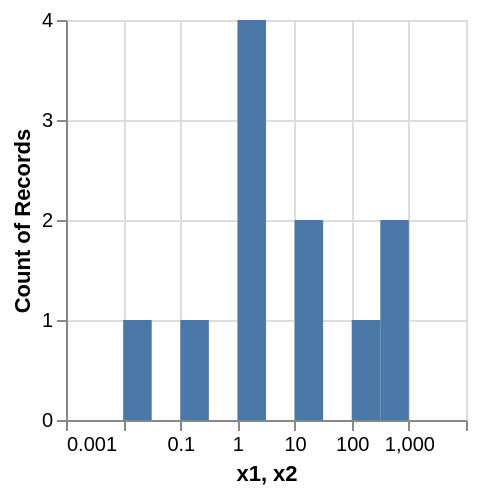

Describe this chart as a Vega-Lite specification.
### Vega specification from a JSON file in a GitHub repository (floating-point values rounded to 4 significant figures)
{"$schema": "https://vega.github.io/schema/vega/v5.json", "description": "Log-scaled Histogram.  We may improve the support of this. See https://github.com/vega/vega-lite/issues/4792.", "autosize": "pad", "padding": 5, "width": 200, "height": 200, "style": "cell", "data": [{"name": "source_0", "values": [{"x": 0.01}, {"x": 0.1}, {"x": 1}, {"x": 1}, {"x": 1}, {"x": 1}, {"x": 10}, {"x": 10}, {"x": 100}, {"x": 500}, {"x": 800}]}, {"name": "data_0", "source": "source_0", "transform": [{"type": "formula", "expr": "log(datum.x)/log(10)", "as": "log_x"}, {"type": "extent", "field": "log_x", "signal": "bin_maxbins_10_log_x_extent"}, {"type": "bin", "field": "log_x", "as": ["bin_log_x", "bin_log_x_end"], "signal": "bin_maxbins_10_log_x_bins", "maxbins": 10, "extent": {"signal": "bin_maxbins_10_log_x_extent"}}, {"type": "formula", "expr": "pow(10, datum.bin_log_x)", "as": "x1"}, {"type": "formula", "expr": "pow(10, datum.bin_log_x_end)", "as": "x2"}, {"type": "aggregate", "groupby": ["x1", "x2"], "ops": ["count"], "fields": [null], "as": ["__count"]}, {"type": "filter", "expr": "datum[\"x1\"] !== null && isFinite(datum[\"x1\"])"}]}], "marks": [{"name": "marks", "type": "rect", "style": ["bar"], "from": {"data": "data_0"}, "encode": {"update": {"fill": {"value": "#4c78a8"}, "x": {"scale": "x", "field": "x1"}, "x2": {"scale": "x", "field": "x2"}, "y": {"scale": "y", "field": "__count"}, "y2": {"scale": "y", "value": 0}}}}], "scales": [{"name": "x", "type": "log", "domain": {"data": "data_0", "fields": ["x1", "x2"]}, "range": [0, {"signal": "width"}], "base": 10, "nice": true, "padding": 5}, {"name": "y", "type": "linear", "domain": {"data": "data_0", "field": "__count"}, "range": [{"signal": "height"}, 0], "nice": true, "zero": true}], "axes": [{"scale": "x", "orient": "bottom", "tickCount": 5, "gridScale": "y", "grid": true, "domain": false, "labels": false, "maxExtent": 0, "minExtent": 0, "ticks": false, "zindex": 0}, {"scale": "y", "orient": "left", "gridScale": "x", "grid": true, "tickCount": {"signal": "ceil(height/40)"}, "domain": false, "labels": false, "maxExtent": 0, "minExtent": 0, "ticks": false, "zindex": 0}, {"scale": "x", "orient": "bottom", "grid": false, "title": "x1, x2", "tickCount": 5, "labelFlush": true, "labelOverlap": "greedy", "zindex": 0}, {"scale": "y", "orient": "left", "grid": false, "title": "Count of Records", "labelOverlap": true, "tickCount": {"signal": "ceil(height/40)"}, "zindex": 0}]}
